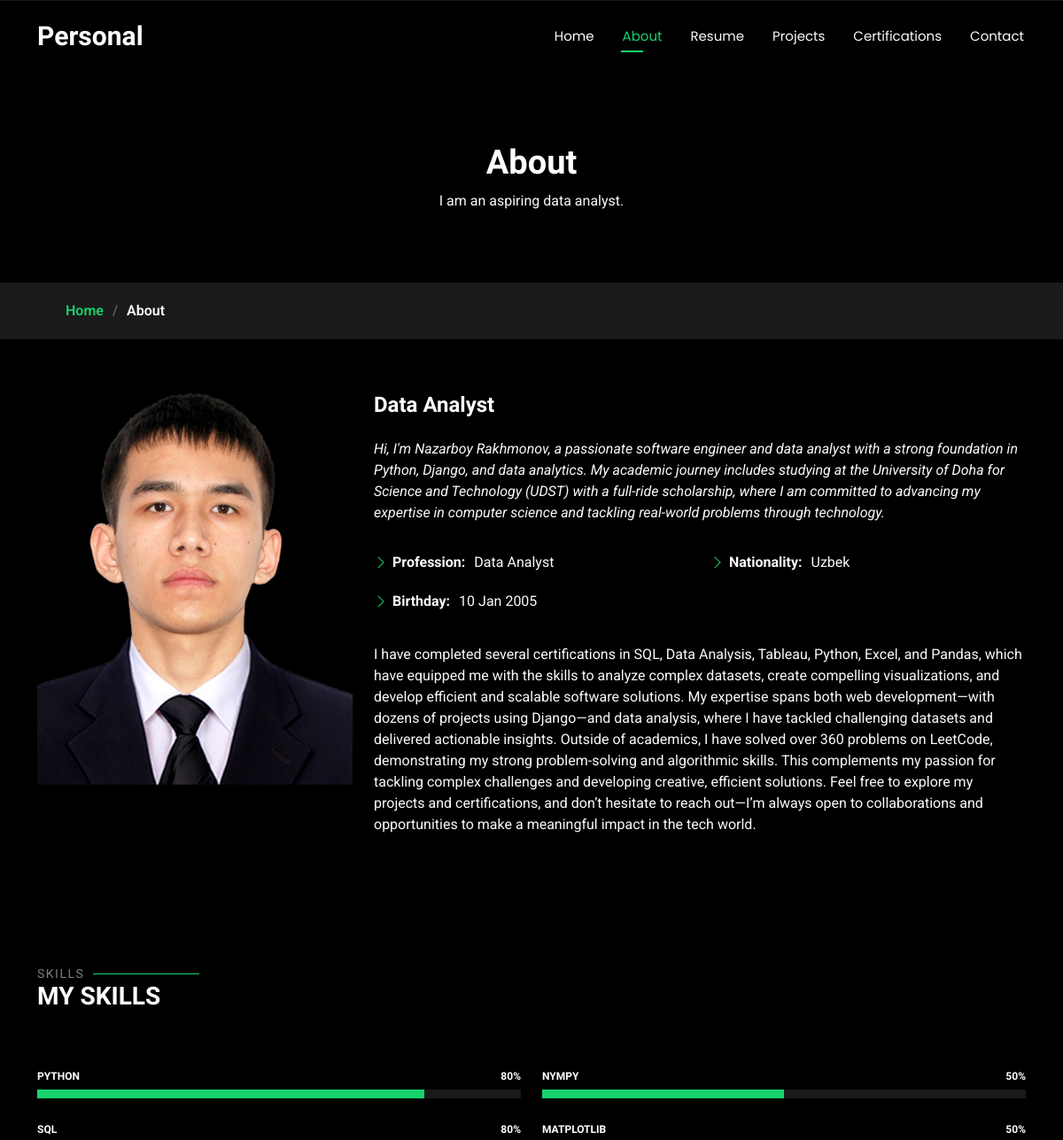
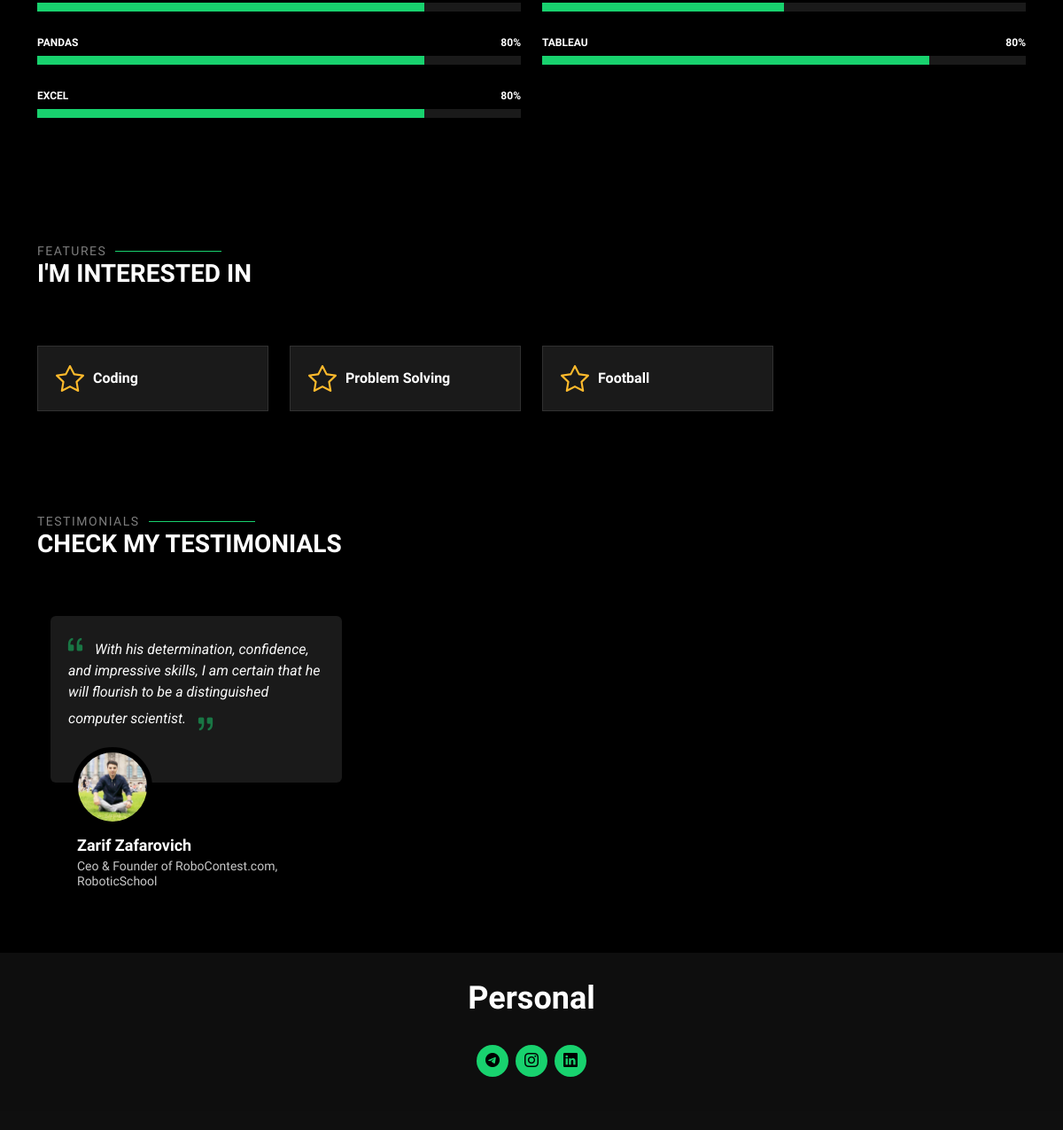
The page /about/ on the database its author committed (2 pictures, top to bottom).
### home/models.py (models this page shows, shortened)
class AboutPageModel(models.Model):
    name = models.CharField(max_length=30)
    bio = models.TextField()
    profession = models.CharField(max_length=50)
    image_on_the_left = models.ImageField(upload_to='about-personal')
    text_above_bio = models.TextField()
    text_below_bio = models.TextField()
    text_for_smile = models.CharField(max_length=20, null=True, blank=True)
    number_for_smile = models.IntegerField(null=True, blank=True)
    text_for_notebook = models.CharField(max_length=20, null=True, blank=True)
    number_for_notebook = models.IntegerField(null=True, blank=True)
    text_for_headphones = models.CharField(max_length=20,null=True, blank=True)
    number_for_headphones = models.IntegerField(null=True, blank=True)
    text_for_people = models.CharField(max_length=20,null=True, blank=True)
    number_for_people = models.IntegerField(null=True, blank=True)
    created_at = models.DateTimeField(auto_now_add=True)
    updated_at = models.DateTimeField(auto_now=True)
    class Meta:
        verbose_name = 'About'
        verbose_name_plural = 'Abouts'

class BiographyModel(models.Model):
    title = models.CharField(max_length=15)
    text = models.CharField(max_length=25)
    person = models.ForeignKey(AboutPageModel, on_delete=models.CASCADE, related_name='biography_infos')
    created_at = models.DateTimeField(auto_now_add=True)
    updated_at = models.DateTimeField(auto_now=True)
    class Meta:
        verbose_name = 'Biography Info'
        verbose_name_plural = 'Biography Infos'

class SkillsModel(models.Model):
    skill = models.CharField(max_length=15)
    max_number_skill = models.IntegerField()
    personal_number_skill = models.IntegerField()
    is_percent = models.BooleanField(default=True)
    person = models.ForeignKey(AboutPageModel, on_delete=models.CASCADE, related_name='skills')
    created_at = models.DateTimeField(auto_now_add=True)
    updated_at = models.DateTimeField(auto_now=True)
    class Meta:
        verbose_name = 'Skill'
        verbose_name_plural = 'Skills'

class InterestsModel(models.Model):
    name = models.CharField(max_length=15)
    person = models.ForeignKey(AboutPageModel, on_delete=models.CASCADE, related_name='interests')
    created_at = models.DateTimeField(auto_now_add=True)
    updated_at = models.DateTimeField(auto_now=True)
    class Meta:
        verbose_name = 'Interest'
        verbose_name_plural = 'Interests'

class TestimonialsModel(models.Model):
    name = models.CharField(max_length=25, null=True)
    profession_or_relation = models.CharField(max_length=125)
    image = models.ImageField(upload_to='about-testimonials', default='about-testimonials/default.png')
    text = models.TextField(null=True)
    should_show = models.BooleanField(default=True)
    person = models.ForeignKey(AboutPageModel, on_delete=models.CASCADE, related_name='testimonials')
    created_at = models.DateTimeField(auto_now_add=True)
    updated_at = models.DateTimeField(auto_now=True)
    class Meta:
        verbose_name = 'Testimonial'
        verbose_name_plural = 'Testimonials'

class SocialMediaModel(models.Model):
    choices = (
        ('instagram', 'instagram'),
        ('telegram', 'telegram'),
        ('facebook', 'facebook'),
        ('linkedin', 'linkedin'),
    )
    social_media_app = models.CharField(max_length=11, choices=choices)
    social_media_url = models.URLField()
    person = models.ForeignKey(HomePageModel, on_delete=models.CASCADE, related_name='social_media_apps')
    created_at = models.DateTimeField(auto_now_add=True)
    updated_at = models.DateTimeField(auto_now=True)
    class Meta:
        verbose_name = 'Social Media App'
        verbose_name_plural = 'Social Media Apps'

### home/views.py (the view)
# urls.py: path('about/', AboutView.as_view(), name='about'),
class AboutView(TemplateView):
    template_name = 'about.html'
    def get_context_data(self, **kwargs):
        context = super().get_context_data(**kwargs)
        data = AboutPageModel.objects.first()
        biography_infos = data.biography_infos.all()
        if biography_infos:
            context['biography_infos_left'] = biography_infos[:(len(biography_infos) + 1) // 2]
            context['biography_infos_right'] = biography_infos[(len(biography_infos) + 1) // 2:]
        skills = data.skills.all()
        if skills:
            context['skills_left'] = skills[:(len(skills) + 1) // 2]
            context['skills_right'] = skills[(len(skills) + 1) // 2:]
        social_media_apps = SocialMediaModel.objects.all()
        context['social_media_apps'] = social_media_apps
        context['data'] = data
        return context

### templates/about.html (shortened to what this page needs)
{% extends 'bases/base.html' %}
{% load static %}
{% block content %}
<main class="main">
    <div class="page-title" data-aos="fade">
        <div class="heading">
            <div class="container">
                <div class="row d-flex justify-content-center text-center">
                    <div class="col-lg-8">
                        <h1>About</h1>
                        <p class="mb-0">{{data.bio}}</p>
                    </div>
                </div>
            </div>
        </div>
        <nav class="breadcrumbs">
            <div class="container">
                <ol>
                    <li><a href="{% url 'home:home' %}">Home</a></li>
                    <li class="current">About</li>
                </ol>
            </div>
        </nav>
    </div>
    <section id="about" class="about section">
        <div class="container" data-aos="fade-up" data-aos-delay="100">
            <div class="row gy-4 justify-content-center">
                <div class="col-lg-4">
                    <img src="{{data.image_on_the_left.url}}" class="img-fluid" alt="">
                </div>
                <div class="col-lg-8 content">
                    <h2>{{data.profession}}</h2>
                    <p class="fst-italic py-3">
                        {{data.text_above_bio}}
                    </p>
                    <div class="row">
                        <div class="col-lg-6">
                            <ul>
                                {% for info in biography_infos_left%}
                                <li><i class="bi bi-chevron-right"></i> <strong>{{info.title}}:</strong>
                                    <span>{{info.text}}</span></li>
                                {% endfor %}
                            </ul>
                        </div>
                        <div class="col-lg-6">
                            <ul>
                                {% for info in biography_infos_right%}
                                <li><i class="bi bi-chevron-right"></i> <strong>{{info.title}}:</strong> <span>{{info.text}}</span>
                                </li>
                                {% endfor %}
                            </ul>
                        </div>
                    </div>
                    <p class="py-3">
                        {{data.text_below_bio}}
                    </p>
                </div>
            </div>
        </div>
    </section>
    {% if skills_left %}
    <section id="skills" class="skills section">
        <div class="container section-title" data-aos="fade-up">
            <h2>Skills</h2>
            <div><span>My</span> <span class="description-title">Skills</span></div>
        </div>
        <div class="container" data-aos="fade-up" data-aos-delay="100">
            <div class="row skills-content skills-animation">
                <div class="col-lg-6">
                    {% for skill in skills_left %}
                    <div class="progress">
                        <span class="skill"><span>{{skill.skill}}</span> <i class="val">{{skill.personal_number_skill}}{% if skill.is_percent%}%{% endif %}</i></span>
                        <div class="progress-bar-wrap">
                            <div class="progress-bar" role="progressbar" aria-valuenow="{{skill.personal_number_skill}}"
                                 aria-valuemin="0"
                                 aria-valuemax="{{skill.max_number_skill}}"></div>
                        </div>
                    </div>
                    {% endfor %}
                </div>
                <div class="col-lg-6">
                    {% for skill in skills_right %}
                    <div class="progress">
                        <span class="skill"><span>{{skill.skill}}</span> <i class="val">{{skill.personal_number_skill}}{% if skill.is_percent%}%{% endif %}</i></span>
                        <div class="progress-bar-wrap">
                            <div class="progress-bar" role="progressbar" aria-valuenow="{{skill.personal_number_skill}}"
                                 aria-valuemin="0"
                                 aria-valuemax="{{skill.max_number_skill}}"></div>
                        </div>
                    </div>
                    {% endfor %}
                </div>
            </div>
        </div>
    </section>
    {% endif %}
    {% if data.interests.all %}
    <section id="interests" class="interests section">
        <div class="container section-title" data-aos="fade-up">
            <h2>Features</h2>
            <div><span>I'm</span> <span class="description-title">interested in</span></div>
        </div>
        <div class="container">
            <div class="row gy-4">
                {% for interest in data.interests.all %}
                <div class="col-lg-3 col-md-4" data-aos="fade-up" data-aos-delay="{{forloop.counter}}00">
                    <div class="features-item">
                        <i class="bi bi-star" style="color: #ffbb2c;"></i>
                        <h3><a href="" class="stretched-link">{{interest.name}}</a></h3>
                    </div>
                </div>
                {% endfor %}
            </div>
        </div>
    </section>
    {% endif %}
    {% if  data.testimonials.all%}
    <section id="testimonials" class="testimonials section">
        <div class="container section-title" data-aos="fade-up">
            <h2>Testimonials</h2>
            <div><span>Check my</span> <span class="description-title">Testimonials</span></div>
        </div>
        <div class="container" data-aos="fade-up" data-aos-delay="100">
            <div class="swiper init-swiper" data-speed="600" data-delay="5000">
                <div class="swiper-wrapper">
                    {% for testimonial in data.testimonials.all %}
                    <div class="swiper-slide">
                        <div class="testimonial-item">
                            <p>
                                <i class="bi bi-quote quote-icon-left"></i>
                                <span>{{testimonial.text}}</span>
                                <i class="bi bi-quote quote-icon-right"></i>
                            </p>
                            <img src="{{testimonial.image.url}}" class="testimonial-img"
                                 alt="">
                            <h3>{{testimonial.name}}</h3>
                            <h4>{{testimonial.profession_or_relation}}</h4>
                        </div>
                    </div>
                    {% endfor %}
                </div>
            </div>
        </div>
    </section>
    {% endif %}
</main>
{% endblock %}

### templates/bases/footer.html (shortened to what this page needs)
{% load static %}
<footer id="footer" class="footer dark-background">
    <div class="container">
        <h3 class="sitename">Personal</h3>
        <div class="social-links d-flex justify-content-center">
            {% for media_app in social_media_apps %}
            <a href="{{media_app.social_media_url}}"><i class="bi bi-{{media_app.social_media_app}}"></i></a>
            {% endfor %}
        </div>
    </div>
</footer>

### rows shown on the page
AboutPageModel: bio "I am an aspiring data analyst.", image_on_the_left (picture), profession "Data Analyst", text_above_bio "Hi, I'm Nazarboy Rakhmonov, a passionate software engineer and data analyst with a strong foundation in Python, Django, and data analytics. My academic journey includes studying at the University of Doha for Science and Technology (UDST) with a full-ride scholarship, where I am committed to advancing my expertise in computer science and tackling real-world problems through technology.", text_below_bio "I have completed several certifications in SQL, Data Analysis, Tableau, Python, Excel, and Pandas, which have equipped me with the skills to analyze complex datasets, create compelling visualizations, and develop efficient and scalable software solutions. My expertise spans both web development—with dozens of projects using Django—and data analysis, where I have tackled challenging datasets and delivered actionable insights. Outside of academics, I have solved over 360 problems on LeetCode, demonstrating my strong problem-solving and algorithmic skills. This complements my passion for tackling complex challenges and developing creative, efficient solutions. Feel free to explore my projects…"
BiographyModel: title "Profession", text "Data Analyst"
BiographyModel: title "Birthday", text "10 Jan 2005"
BiographyModel: title "Nationality", text "Uzbek"
SkillsModel: skill "PYTHON", personal_number_skill "80"
SkillsModel: skill "SQL", personal_number_skill "80"
SkillsModel: skill "PANDAS", personal_number_skill "80"
SkillsModel: skill "EXCEL", personal_number_skill "80"
SkillsModel: skill "NYMPY", personal_number_skill "50", max_number_skill 100 (drawn)
SkillsModel: skill "MATPLOTLIB", personal_number_skill "50", max_number_skill 100 (drawn)
SkillsModel: skill "TABLEAU", personal_number_skill "80"
InterestsModel: name "Coding"
InterestsModel: name "Problem Solving"
InterestsModel: name "Football"
TestimonialsModel: text "With his determination, confidence, and impressive skills, I am certain that he will flourish to be a distinguished computer scientist.", image (picture), name "Zarif Zafarovich", profession_or_relation "Ceo & Founder of RoboContest.com, RoboticSchool"
